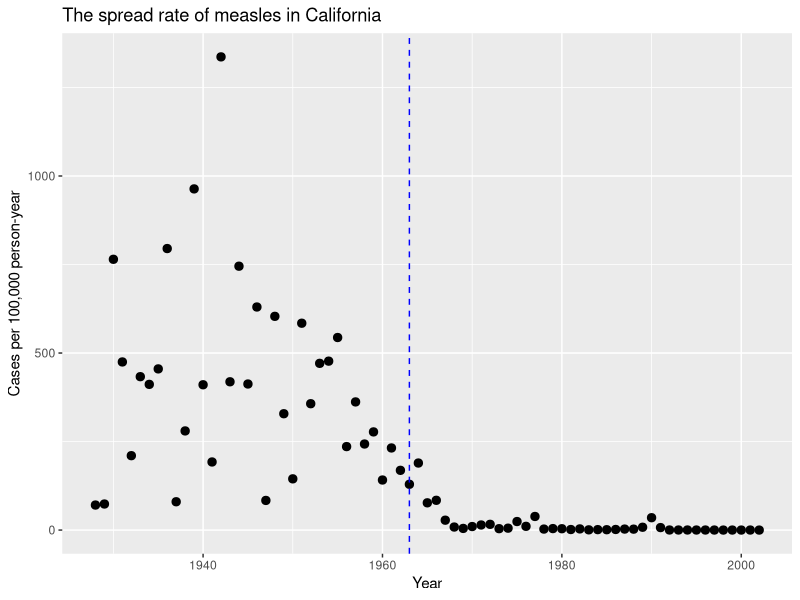
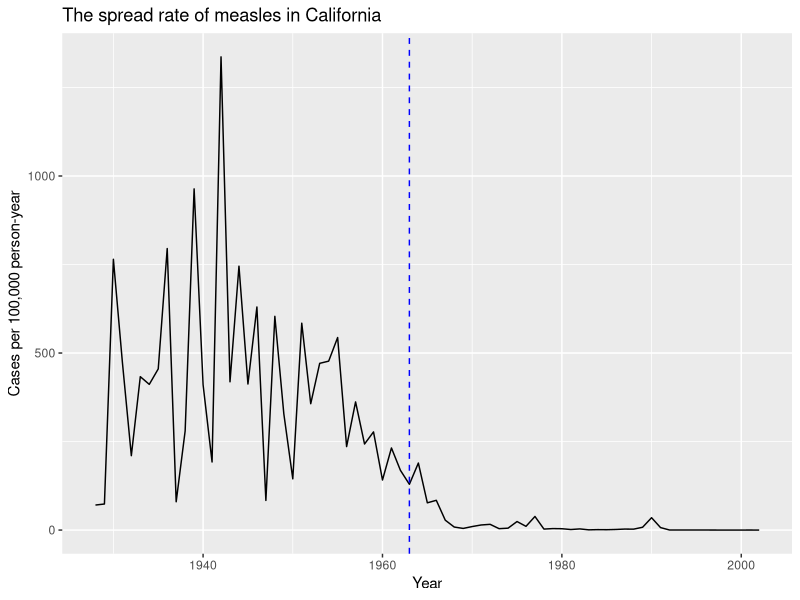
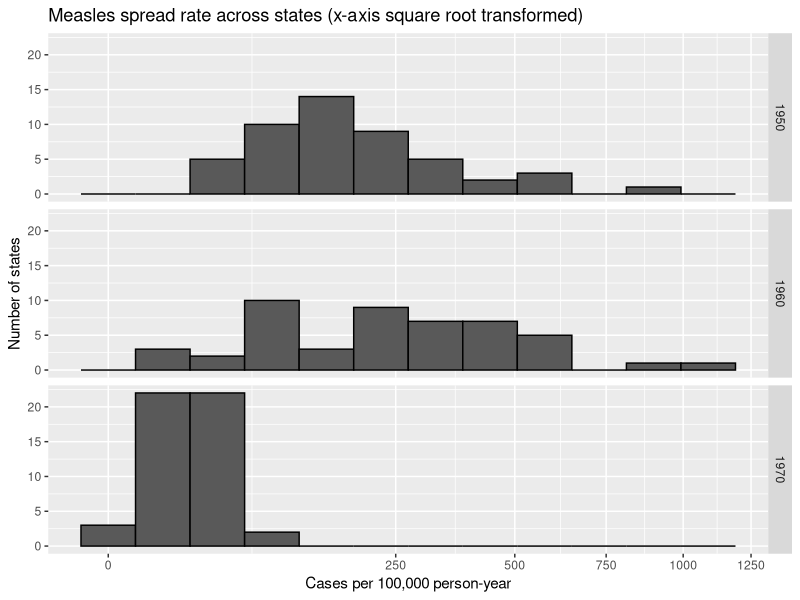
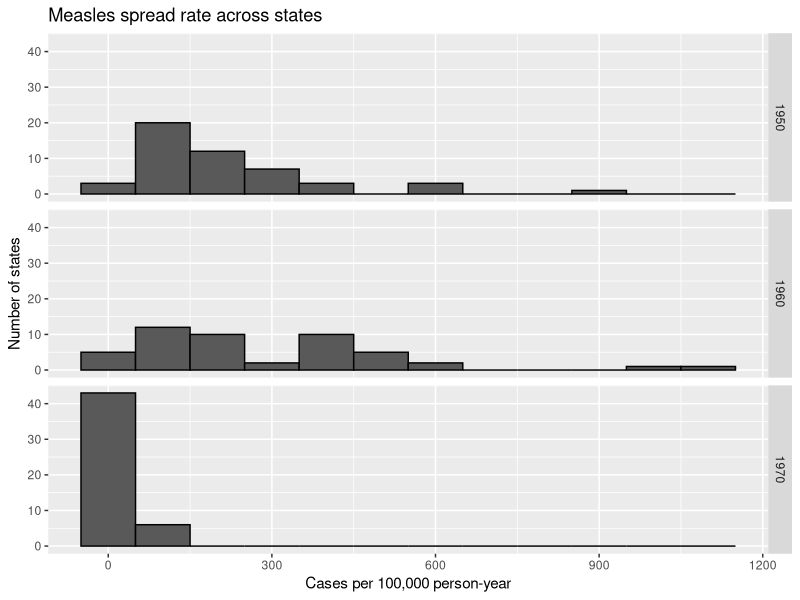
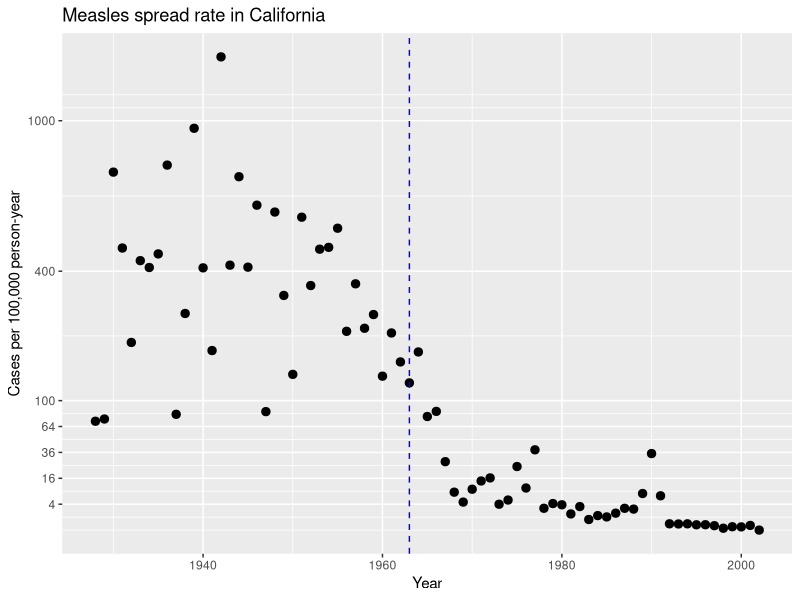
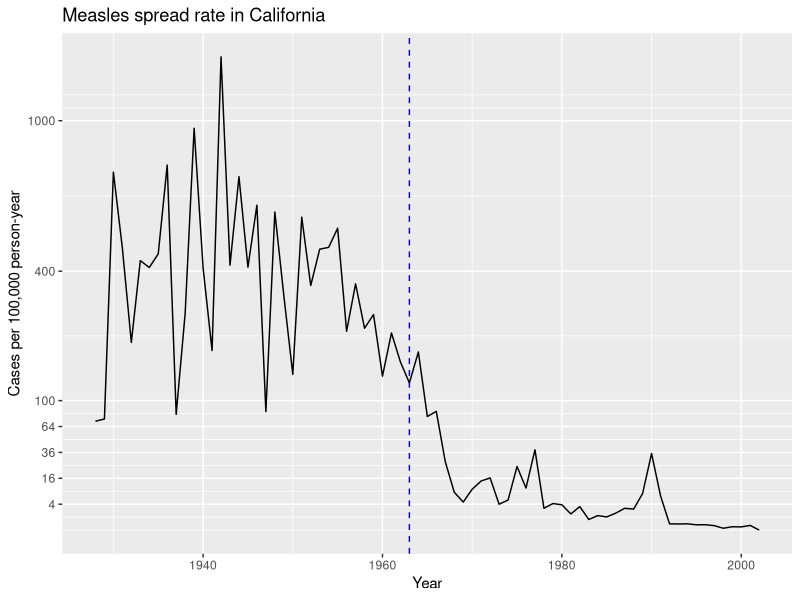
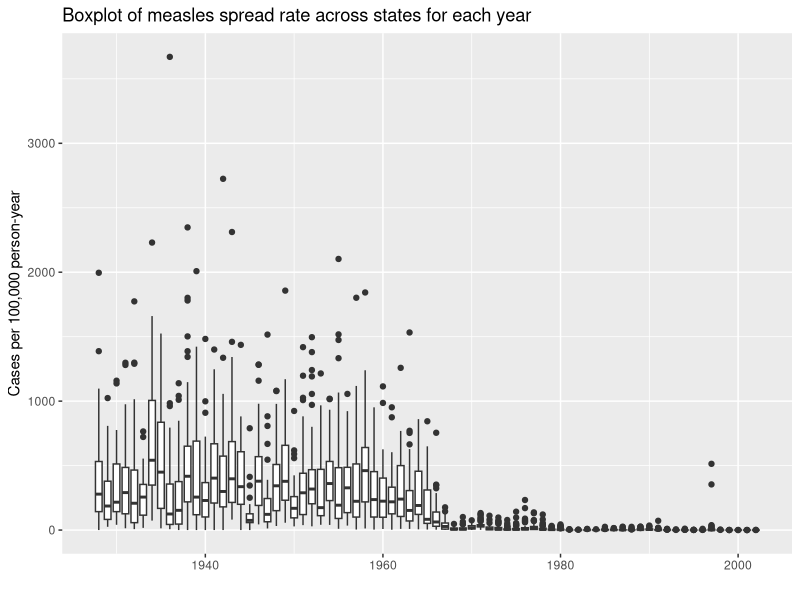
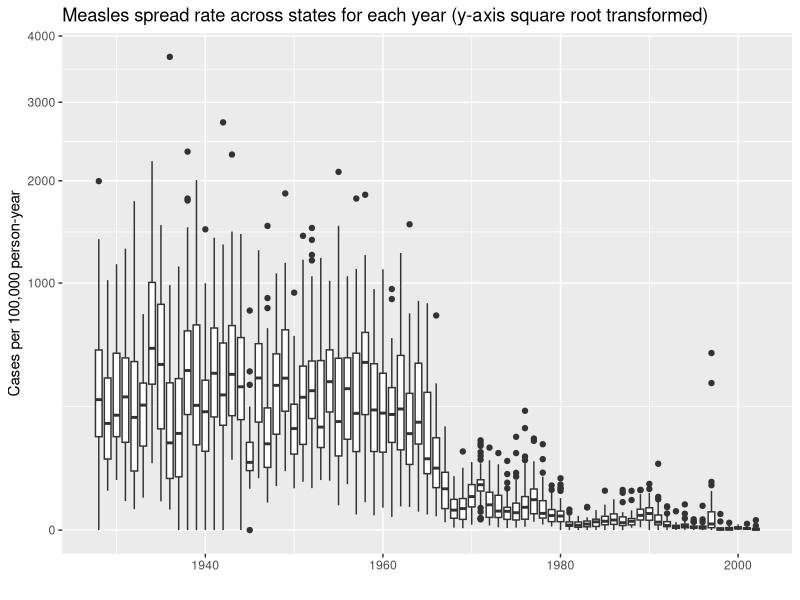

These charts were generated, in order, by the following R code:
## ---- chunk 1
library(dslabs)
library(ggplot2)
library(tidyverse)
data(us_contagious_diseases)
## ---- chunk 2
dat<-us_contagious_diseases[(us_contagious_diseases$disease=='Measles')&(us_contagious_diseases$state!='Alaska')&(us_contagious_diseases$state!='Hawaii'),]
dat<-mutate(dat,year_rate=100000*52*count/weeks_reporting/population)
head(dat)
## ---- chunk 3
dat %>% filter(state=="California") %>%
  ggplot(aes(x=year,y=year_rate)) +
  geom_point(size=2.5) +
  xlab("Year") +
  ylab("Cases per 100,000 person-year") +
  ggtitle("The spread rate of measles in California") +
  geom_vline(xintercept = 1963, lty = 2, color="blue")

dat %>% filter(state=="California") %>%
  ggplot(aes(x=year,y=year_rate)) +
  geom_line() +
  xlab("Year") +
  ylab("Cases per 100,000 person-year") +
  ggtitle("The spread rate of measles in California") +
  geom_vline(xintercept = 1963, lty = 2, color="blue")
## ---- chunk 4
years<-c(1950,1960,1970)
dat %>% filter(year %in% years) %>%
  ggplot(aes(year_rate)) +
  geom_histogram(binwidth = 3,color='black') +
  scale_x_continuous(trans="sqrt") +
  facet_grid(year~.) +
  xlab("Cases per 100,000 person-year") +
  ylab("Number of states") +
  ggtitle("Measles spread rate across states (x-axis square root transformed)")

dat %>% filter(year %in% years) %>%
  ggplot(aes(year_rate)) +
  geom_histogram(binwidth = 100,color='black') +
  facet_grid(year~.) +
  xlab("Cases per 100,000 person-year") +
  ylab("Number of states") +
  ggtitle("Measles spread rate across states")
## ---- chunk 5
dat %>% filter(state=="California") %>%
  ggplot(aes(year,year_rate)) +
  geom_point(size=2.5) +
  scale_y_continuous(trans="sqrt",breaks=(c(4,16,36,64,100,400,1000))) +
  xlab("Year") +
  ylab("Cases per 100,000 person-year") +
  ggtitle("Measles spread rate in California") +
  geom_vline(xintercept = 1963, lty = 2, color="blue")

dat %>% filter(state=="California") %>%
  ggplot(aes(year,year_rate)) +
  geom_line() +
  scale_y_continuous(trans="sqrt",breaks=(c(4,16,36,64,100,400,1000))) +
  xlab("Year") +
  ylab("Cases per 100,000 person-year") +
  ggtitle("Measles spread rate in California") +
  geom_vline(xintercept = 1963, lty = 2, color="blue")
## ---- chunk 6
dat %>% ggplot(aes(year,year_rate,group=year)) +
  geom_boxplot() +
  xlab("") +
  ylab("Cases per 100,000 person-year") +
  ggtitle("Boxplot of measles spread rate across states for each year")
dat %>% ggplot(aes(year,year_rate,group=year)) +
  geom_boxplot() +
  xlab("") +
  scale_y_continuous(trans="sqrt") +
  ylab("Cases per 100,000 person-year") +
  ggtitle("Measles spread rate across states for each year (y-axis square root transformed)")
## ---- chunk 7
usaverage<-data.frame(yearr=c(1928:2002))
for (i in usaverage$yearr) {
  wanted <- dat %>% filter(year==i & !is.na(year_rate))
  usaverage$rate[i-1927]=sum(wanted$year_rate*wanted$population)/sum(wanted$population)
}

#We use a black line on the top layer to represent the average rate in US each year.
ggplot() +
     geom_line(data=na.omit(dat),aes(year,year_rate,color=state)) +
     scale_y_continuous(trans="sqrt",breaks=(c(4,16,36,64,100,400,1000))) +
     xlab("Year") +
     ylab("Cases per 100,000 person-year") +
     ggtitle("Measles spread rate across states") +
     geom_vline(xintercept = 1963, lty = 2, color="blue") +
     geom_line(data=usaverage,aes(x=yearr,y=rate),color="black")
## ---- chunk 8
library(RColorBrewer)
dat %>% ggplot(aes(year, state,  fill = year_rate)) +
        geom_tile(color = "grey50") +
        scale_x_continuous(expand = c(0,0)) +
        scale_fill_gradientn(colors = brewer.pal(9, "Reds"), trans = "sqrt") +
        geom_vline(xintercept = 1963, lty=2, col = "blue") +
        theme_minimal() +  theme(panel.grid = element_blank()) +
        ggtitle("Measles spread rate across states") + 
        ylab("") + 
        xlab("")
## ---- chunk 9
library(readxl)
cdat<-read_excel("2017 California Autism Prevalence Data.xlsx")    #California data
cdat %>% ggplot(aes(x=Birth_year,y=prevalence_cases_per_10K)) +
  geom_line(color="blue") +
  xlab("Birth Year") +
  ylab("Prevalence of autism among people born in correpsonding year\n (Cases per 10,000 people)") +
  ggtitle("Trend in autism prevalence (1931-2014)") +
  geom_vline(xintercept = 1963, lty = 2, color="red")
## ---- chunk 10
unique(us_contagious_diseases$disease)

hdat<-us_contagious_diseases[(us_contagious_diseases$disease=='Hepatitis A')&(us_contagious_diseases$state!='Alaska')&(us_contagious_diseases$state!='Hawaii'),]    #hepatitis A data
hdat<-mutate(hdat,year_rate=100000*52*count/weeks_reporting/population)

rdat<-us_contagious_diseases[(us_contagious_diseases$disease=='Rubella')&(us_contagious_diseases$state!='Alaska')&(us_contagious_diseases$state!='Hawaii'),]    #rubella data
rdat<-mutate(rdat,year_rate=100000*52*count/weeks_reporting/population)
## ---- chunk 11
hdat %>% ggplot(aes(year, state,  fill = year_rate)) +
        geom_tile(color = "grey50") +
        scale_x_continuous(expand = c(0,0)) +
        scale_fill_gradientn(colors = brewer.pal(9, "Reds"), trans = "sqrt") +
        geom_vline(xintercept = 1995, lty=2, col = "blue") +
        theme_minimal() +  theme(panel.grid = element_blank()) +
        ggtitle("Hepatitis A spread rate across states") +         ylab("") + 
        xlab("")

rdat %>% ggplot(aes(year, state,  fill = year_rate)) +
        geom_tile(color = "grey50") +
        scale_x_continuous(expand = c(0,0)) +
        scale_fill_gradientn(colors = brewer.pal(9, "Reds"), trans = "sqrt") +
        geom_vline(xintercept = 1969, lty=2, col = "blue") +
        theme_minimal() +  theme(panel.grid = element_blank()) +
        ggtitle("Rubella spread rate across states") +         ylab("") + 
        xlab("")
## ---- chunk 12
hdat %>% ggplot(aes(year,year_rate,group=year)) +
  geom_boxplot() +
  xlab("") +
  scale_y_continuous(trans="sqrt") +
  ylab("Cases per 100,000 person-year") +
  geom_vline(xintercept = 1995, lty=2, col = "blue")

rdat %>% ggplot(aes(year,year_rate,group=year)) +
  geom_boxplot() +
  xlab("") +
  scale_y_continuous(trans="sqrt") +
  ylab("Cases per 100,000 person-year") +
  geom_vline(xintercept = 1969, lty=2, col = "blue")
